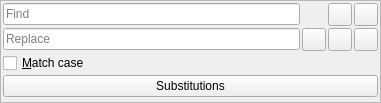
<?xml version="1.0" encoding="UTF-8"?>
<ui version="4.0">
 <class>SearchReplaceFrame</class>
 <widget class="QFrame" name="SearchReplaceFrame">
  <property name="geometry">
   <rect>
    <x>0</x>
    <y>0</y>
    <width>381</width>
    <height>103</height>
   </rect>
  </property>
  <property name="windowTitle">
   <string/>
  </property>
  <property name="frameShape">
   <enum>QFrame::StyledPanel</enum>
  </property>
  <layout class="QGridLayout" name="gridLayout">
   <property name="leftMargin">
    <number>2</number>
   </property>
   <property name="topMargin">
    <number>2</number>
   </property>
   <property name="rightMargin">
    <number>2</number>
   </property>
   <property name="bottomMargin">
    <number>2</number>
   </property>
   <property name="spacing">
    <number>2</number>
   </property>
   <item row="1" column="0" colspan="2">
    <widget class="QLineEdit" name="lineEditReplace">
     <property name="placeholderText">
      <string>Replace</string>
     </property>
    </widget>
   </item>
   <item row="2" column="0" colspan="5">
    <widget class="QCheckBox" name="checkBoxMatchCase">
     <property name="text">
      <string>&amp;Match case</string>
     </property>
    </widget>
   </item>
   <item row="0" column="4">
    <widget class="QToolButton" name="toolButtonFindPrev">
     <property name="toolTip">
      <string>Find previous</string>
     </property>
     <property name="icon">
      <iconset theme="go-up">
       <normaloff>.</normaloff>.</iconset>
     </property>
    </widget>
   </item>
   <item row="3" column="0" colspan="5">
    <widget class="QPushButton" name="pushButtonSubstitutions">
     <property name="text">
      <string>Substitutions</string>
     </property>
     <property name="icon">
      <iconset theme="document-edit">
       <normaloff>.</normaloff>.</iconset>
     </property>
    </widget>
   </item>
   <item row="1" column="4">
    <widget class="QToolButton" name="toolButtonReplaceAll">
     <property name="toolTip">
      <string>Replace all</string>
     </property>
     <property name="icon">
      <iconset theme="edit-find-replace">
       <normaloff>.</normaloff>.</iconset>
     </property>
    </widget>
   </item>
   <item row="1" column="2">
    <widget class="QToolButton" name="toolButtonReplace">
     <property name="toolTip">
      <string>Replace</string>
     </property>
     <property name="icon">
      <iconset theme="edit-find-replace">
       <normaloff>.</normaloff>.</iconset>
     </property>
    </widget>
   </item>
   <item row="0" column="0" colspan="2">
    <widget class="QLineEdit" name="lineEditSearch">
     <property name="placeholderText">
      <string>Find</string>
     </property>
    </widget>
   </item>
   <item row="1" column="3">
    <widget class="QToolButton" name="toolButtonReplaceSel">
     <property name="toolTip">
      <string>Replace In Selection</string>
     </property>
     <property name="text">
      <string/>
     </property>
     <property name="icon">
      <iconset theme="edit-find-replace">
       <normaloff>edit-find-replace</normaloff>edit-find-replace</iconset>
     </property>
    </widget>
   </item>
   <item row="0" column="3">
    <widget class="QToolButton" name="toolButtonFindNext">
     <property name="toolTip">
      <string>Find next</string>
     </property>
     <property name="icon">
      <iconset theme="go-down">
       <normaloff>.</normaloff>.</iconset>
     </property>
    </widget>
   </item>
  </layout>
 </widget>
 <tabstops>
  <tabstop>lineEditSearch</tabstop>
  <tabstop>toolButtonFindNext</tabstop>
  <tabstop>toolButtonFindPrev</tabstop>
  <tabstop>lineEditReplace</tabstop>
  <tabstop>toolButtonReplace</tabstop>
  <tabstop>toolButtonReplaceSel</tabstop>
  <tabstop>toolButtonReplaceAll</tabstop>
  <tabstop>checkBoxMatchCase</tabstop>
  <tabstop>pushButtonSubstitutions</tabstop>
 </tabstops>
 <resources/>
 <connections/>
</ui>
